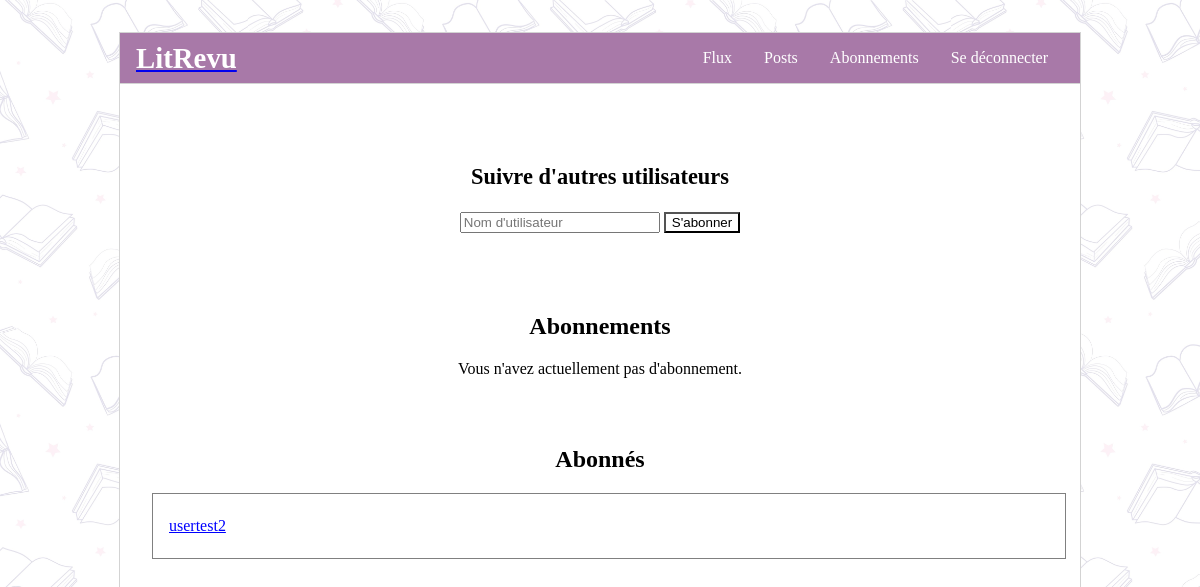
The page /follow/ (signed in) on the database as committed earlier.
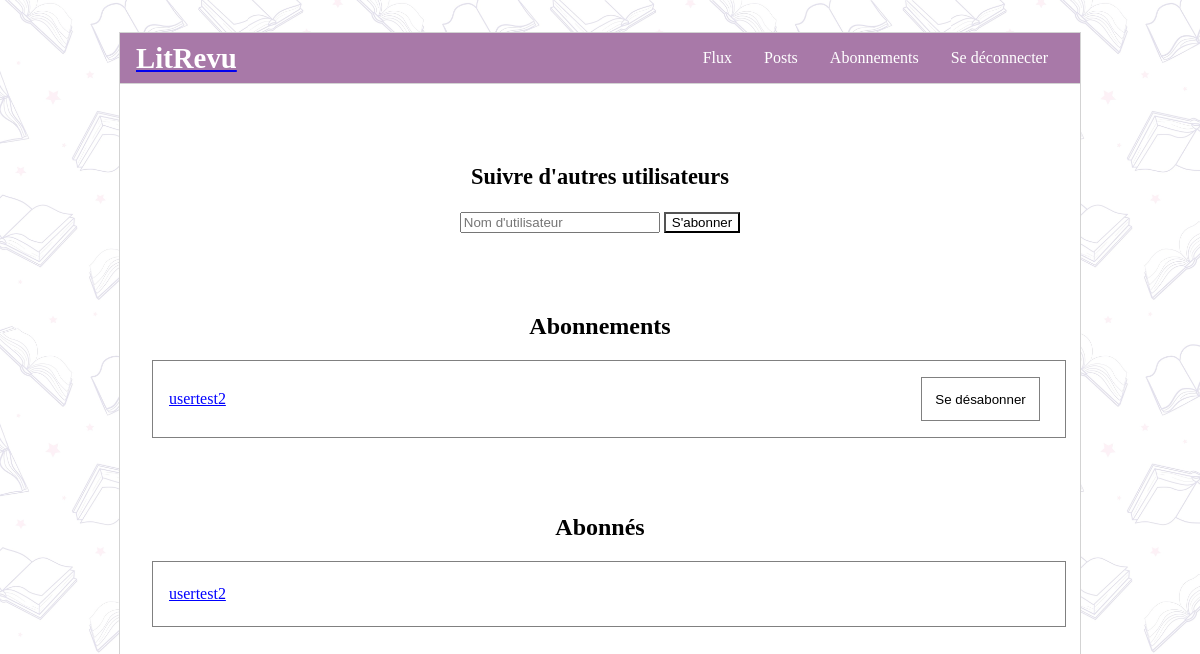
The same page on the database as committed later.
### user/models.py (models this page shows)
class UserFollows(models.Model):
    user = models.ForeignKey(
        settings.AUTH_USER_MODEL, on_delete=models.CASCADE, related_name="following"
    )
    followed_user = models.ForeignKey(
        settings.AUTH_USER_MODEL, on_delete=models.CASCADE, related_name="followed_by"
    )
    class Meta:
        unique_together = (
            "user",
            "followed_user",
        )

### user/views.py (the view)
# urls.py: path("follow/", user.views.follow, name="follow"),
def follow(request, error_message="", success_message=""):
    UserModel = get_user_model()
    user_id = request.user.id
    user = get_object_or_404(UserModel, id=user_id)
    followings = user.following.all()  # Related name in models
    followers = user.followed_by.all()  # Related name in models
    return render(
        request,
        "follow.html",
        context={
            "css_files": ["follow.css"],
            "user": user,
            "success_message": success_message,
            "error_message": error_message,
            "followings": followings,
            "followers": followers,
        },
    )

### user/templates/follow.html (shortened to what this page needs)
{% extends 'base.html' %} {% block content %}
<div class="followings">
  <div class="user_search">
    <label>Suivre d'autres utilisateurs</label>
    <form method="post" action="{% url 'find_user' %}">
      <input placeholder="Nom d'utilisateur" name="username" />
      <button type="submit">S'abonner</button>
    </form>
  </div>
  <h2>Abonnements</h2>
  {% if followings %} {% for following in followings %}
  <div class="user-card">
    <a href="{% url 'profile' user_id=following.followed_user.id %}"
      >{{ following.followed_user.username }}
    </a>
    <form
      method="post"
      action="{% url 'unfollow' user_id=following.followed_user.id %}"
    >
      <button type="submit" class="unfollow-btn">Se désabonner</button>
    </form>
  </div>
  {% endfor %}{% else %}
  <div>Vous n'avez actuellement pas d'abonnement.</div>
  {% endif %}
</div>
<div class="followers">
  <h2>Abonnés</h2>
  {% if followers %} {% for follower in followers %}
  <div class="user-card">
    <a href="{% url 'profile' user_id=follower.user.id %}"
      >{{ follower.user.username }}
    </a>
  </div>
  {% endfor %} {% else %}
  <div>Vous n'avez actuellement pas d'abonné.</div>
  {% endif %}
</div>
{% endblock content %}

### templates/base.html (shortened to what this page needs)
{% load static %}
<html>
  <head>
    <link rel="stylesheet" type="text/css" href="{% static 'css/base.css' %}" />
    {% block styles %}
    {% for css_file in css_files %}
    <link
      rel="stylesheet"
      type="text/css"
      href="{% static 'css/'|add:css_file %}"
    />
    {% endfor %} {% endblock %}
  </head>
  <body>
    {%  if user.is_authenticated %}
    <header>
      <a href="{% url 'home' %}"><h1>LitRevu</h1></a>
      <ul>
        <li><a href="{% url 'feed' %}">Flux</a></li>
        <li><a href="{% url 'posts' %}">Posts</a></li>
        <li><a href="{% url 'follow' %}">Abonnements</a></li>
        <li><a href="{% url 'signout' %}">Se déconnecter</a></li>
      </ul>
    </header>
    {% endif %}
    <main>{% block content %}{% endblock content %}</main>
  </body>
</html>

### static/css/base.css (style rules this page uses)
html { background-color: white; display: flex; justify-content: center; align-items: center; font-family: avenir; }
body::before { content: ""; display: block; position: fixed; top: 0; right: 0; bottom: 0; left: 0; z-index: -1; background-image: url("/static/images/bg.jpg"); background-size: cover; background-repeat: no-repeat; background-position: center center; opacity: 0.2; }
body { max-width: 60em; margin: 2em 1em; width: 100%; min-height: 95vh; background-color: white; border: 1px solid lightgray; }
header { display: flex; align-items: center; justify-content: space-between; padding: 0 1em; flex-wrap: wrap; border-bottom: 1px solid lightgrey; background-color: rgb(168, 121, 168); }
header h1 { margin: 0; font-size: 1.8em; color: white; text-decoration: none; }
header ul { display: flex; align-items: center; list-style: none; }
header ul li a { text-decoration: none; margin: 0 1em; color: white; }
main { display: flex; flex-direction: column; justify-content: center; align-items: center; padding: 2em; }

### static/css/follow.css (style rules this page uses)
.followings, .followers { margin: 1em 0 2em 0; width: 100%; text-align: center; }
.user_search { margin: 2em 0em 4em 0em; display: flex; align-items: center; justify-content: center; flex-direction: column; }
.user_search label { font-size: 1.4em; margin-bottom: 1em; font-weight: 600; }
.user_search input { width: 15em; }
.user_search button { background-color: white; }
.user-card { display: flex; width: 100%; justify-content: space-between; align-items: center; padding: 0 0 0 1em; border: 1px solid grey; margin: 0.5em 0; min-height: 4em; }
.user-card a { color: blue; }
.user-card form { display: flex; width: 10em; margin-top: 1em; margin-right: -1em; }
.unfollow-btn { background-color: transparent; border: 0px; border: 1px solid grey; padding: 1em; }

Rows that differ between the two databases and show on the page:
added UserFollows: followed_user.username "usertest2", shown under "Abonnements"
Other text that changed with them:
text no longer shown: "Vous n'avez actuellement pas d'abonnement."
